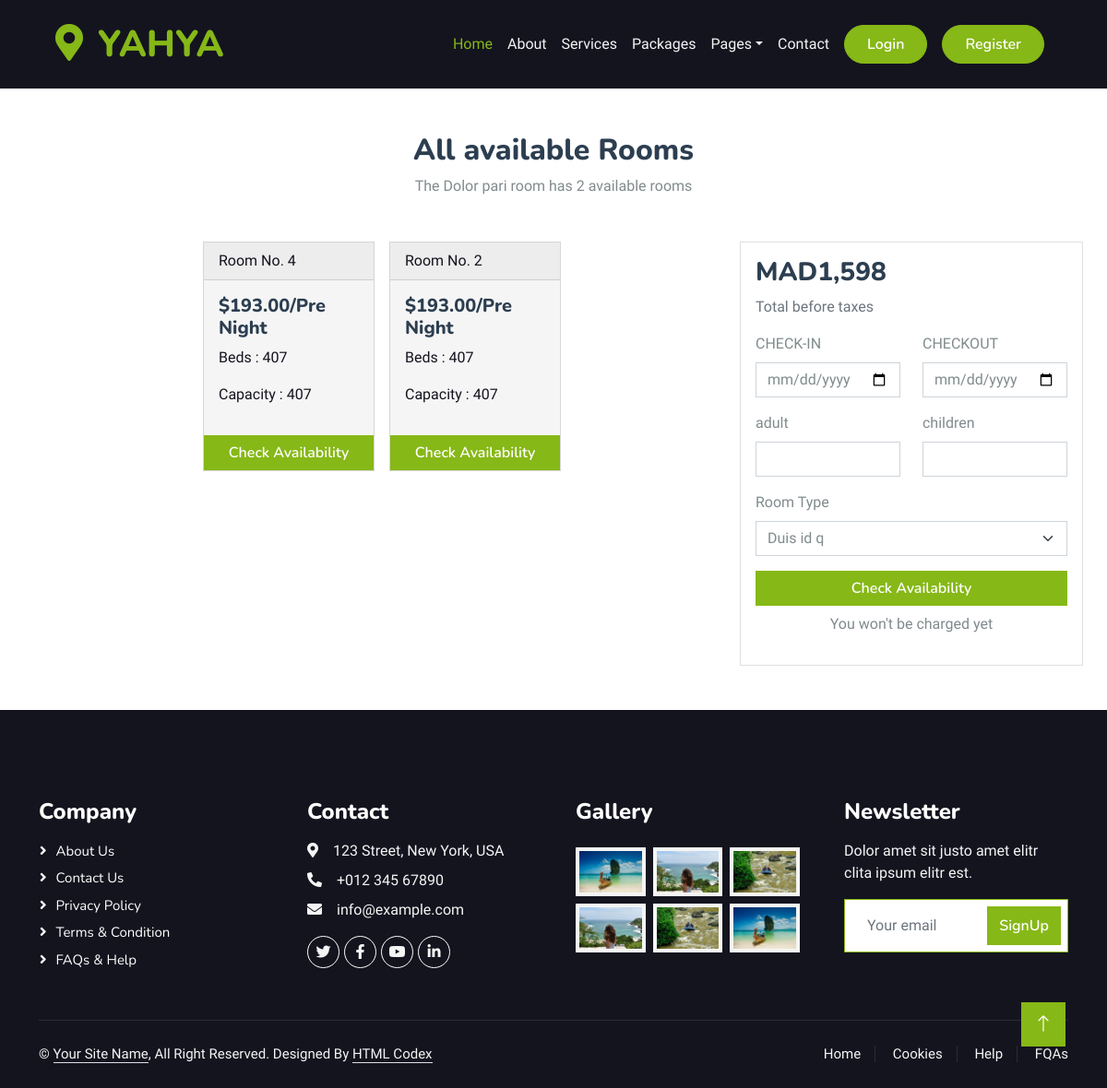
The app's page /detail/scscs-scsc/jkjj/ with its own data.
### hotel/models.py (models this page shows, shortened)
class RoomType(models.Model):
    hotel = models.ForeignKey(Hotel, on_delete=models.CASCADE)
    type = models.CharField(max_length=10)
    price = models.DecimalField(max_digits=12, decimal_places=2, default=0.00)
    number_of_beds = models.PositiveIntegerField(default=0)
    room_capacity = models.PositiveIntegerField(default=0)
    rtid = ShortUUIDField(unique=True, length=10, max_length=20, alphabet="abcdefghijklmnopqrstuvwxyz")
    slug= models.SlugField(unique=True)
    date= models.DateTimeField(auto_now_add=True)
    class Meta:
        verbose_name_plural = "Room Types"

class Room(models.Model):
    hotel = models.ForeignKey(Hotel, on_delete=models.CASCADE)
    room_type = models.ForeignKey(RoomType, on_delete=models.CASCADE)
    room_number = models.CharField(max_length=1000)
    is_available = models.BooleanField(default=True)
    rid = ShortUUIDField (unique=True, length=10, max_length=20, alphabet="abcdefghijklmnopqrstuvwxyz")
    date= models.DateTimeField(auto_now_add=True)
    class Meta:
        verbose_name_plural = "Rooms"

### hotel/views.py (the view, shortened to what this page needs)
# urls.py: path("detail/<slug:slug>/<slug:rt_slug>/", views.room_type_detail, name="room_type_detail"),
def room_type_detail(request, slug, rt_slug):
    hotel = Hotel.objects.get(status="Live", slug=slug)
    room_type = RoomType.objects.get(hotel=hotel, slug=rt_slug)
    rooms = Room.objects.filter(room_type=room_type, is_available=True)
    checkin = request.GET.get('checkin')
    checkout = request.GET.get('checkout')
    adult = request.GET.get('adult')
    children = request.GET.get('children')
    context = {
        "hotel": hotel,
        "room_type":room_type,
        "rooms" :rooms,
        'checkin': checkin,
        'checkout': checkout,
        'adult': adult,
        'children': children
    }
    return render(request, "hotel/room_type_detail.html", context)

### hotel/models.py (called while the page is built)
    def hotel_rocm_types(self):
        return RoomType.objects.filter(hotel=self)

### templates/hotel/room_type_detail.html (shortened to what this page needs)
{% extends "base/base.html" %}
{% load static %}
{% block content %}
<div class="container mt-5">
  <h2 class="text-center">All available Rooms</h2>
  <p class="text-center">The {{room_type.type}} room has {{rooms.count}}
    available rooms</p>
  <div class="mt-5 d-flex gap-3">
    <div class="d-flex flex-wrap gap-3 col-md-8 align-self-start justify-content-center">
      {% if rooms %}
      {% for room in rooms %}
      <div class="card text-dark bg-light mb-3 col-md-3">
        <form method="post">
          <div class="card-header">Room No. {{room.room_number}}</div>
          <div class="card-body">
            <h5 class="card-title">${{room.room_type.price}}/Pre Night</h5>
            <p class="card-text">Beds : {{room.room_type.number_of_beds}}</p>
            <p class="card-text">Capacity : {{room.room_type.number_of_beds}}</p>
          </div>
          <button type="submit" class="btn btn-primary w-100">Check
            Availability</button>
        </form>
      </div>
      {% endfor %}
      {% else %}
      <p>ffff</p>
      {% endif %}
    </div>
    <div class="col-md-4">
      <div class="card">
        <div class="card-body">
          <h3 class="card-title">MAD1,598</h3>
          <p class="card-text text-muted">Total before taxes</p>
          <form method="post" action="{% url 'booking:check_room_availability' %}">
            <div class="row mb-3">
              <div class="col-6">
                <label for="checkin" class="form-label">CHECK-IN</label>
                <input type="date" name="checkin" class="form-control" id="checkin" value="{{ checkin }}">
              </div>
              <div class="col-6">
                <label for="checkout" class="form-label">CHECKOUT</label>
                <input type="date" name="checkout" class="form-control" id="checkout" value="{{ checkout }}">
              </div>
            </div>
            <div class="row mb-3">
              <div class="col-6">
                <label for="adult" class="form-label">adult</label>
                <input type="number" name="adult" class="form-control" id="adult" value="{{ adult }}">
              </div>
              <div class="col-6">
                <label for="children" class="form-label">children</label>
                <input type="number" name="children" class="form-control" id="children" value="{{ children }}">
              </div>
            </div>
            <div class="mb-3">
              <label for="room_type" class="form-label">Room Type</label>
              <select class="form-select" name="room_type" id="room_type">
                {% for hotel_type in hotel.hotel_rocm_types%}
                <option value="{{hotel_type.slug}}">{{hotel_type.type}}</option>
                {% endfor %}
              </select>
            </div>
            <button type="submit" class="btn btn-primary w-100">Check
              Availability</button>
          </form>
          <p class="text-center mt-2">You won't be charged yet</p>
        </div>
      </div>
    </div>
  </div>
</div>
{% endblock %}

### static/css/style.css (style rules this page uses)
:root { --primary: #86B817; --secondary: #FE8800; --light: #F5F5F5; --dark: #14141F; }
.btn { font-family: 'Nunito', sans-serif; font-weight: 600; transition: .5s; }
.btn.btn-primary, .btn.btn-secondary { color: #FFFFFF; }

### records on screen
RoomType: type "Dolor pari"
Room: room_number "4", room_type.price "193.00", room_type.number_of_beds "407"
Room: room_number "2", room_type.price "193.00", room_type.number_of_beds "407"

### other values on screen
{{ rooms.count }} "2"
form field room_type "Duis id q"
